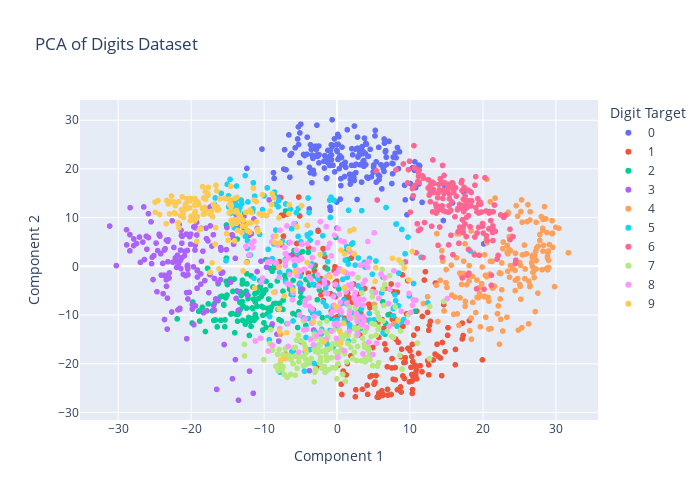

Notebook code cell kept with this figure:
### Markdown cell above
We can now plot the first two principal components of each point to learn about the data.

### Code cell
# Create a scatter plot 
fig = px.scatter(x=projected[:, 0], y=projected[:, 1], color=digits.target.astype(str),                 
                 labels={'color': 'Digit Target'},      # Labeling the color bar
                 width=700, height=500, title='PCA of Digits Dataset')

# Update the layout to add axis labels
fig.update_layout(xaxis_title='Component 1', yaxis_title='Component 2')

# Show color scale (color bar)
fig.update_traces(marker=dict(size=6, line=dict(width=0)), 
                  selector=dict(mode='markers'))

# Show the figure
fig.show()

### Figure 1 — Plotly figure (JSON) as saved in the notebook; plotly's stock layout.template omitted (floating-point values rounded to 4 significant figures; data arrays with more than 128 entries replaced by an {"elided": "..."} marker saying what was removed)
{"data": [{"hovertemplate": "Digit Target=0<br>x=%{x}<br>y=%{y}<extra></extra>", "legendgroup": "0", "marker": {"color": "#636efa", "line": {"width": 0}, "size": 6, "symbol": "circle"}, "mode": "markers", "name": "0", "showlegend": true, "type": "scattergl", "x": {"elided": "178 float values"}, "xaxis": "x", "y": {"elided": "178 float values"}, "yaxis": "y"}, {"hovertemplate": "Digit Target=1<br>x=%{x}<br>y=%{y}<extra></extra>", "legendgroup": "1", "marker": {"color": "#EF553B", "line": {"width": 0}, "size": 6, "symbol": "circle"}, "mode": "markers", "name": "1", "showlegend": true, "type": "scattergl", "x": {"elided": "182 float values"}, "xaxis": "x", "y": {"elided": "182 float values"}, "yaxis": "y"}, {"hovertemplate": "Digit Target=2<br>x=%{x}<br>y=%{y}<extra></extra>", "legendgroup": "2", "marker": {"color": "#00cc96", "line": {"width": 0}, "size": 6, "symbol": "circle"}, "mode": "markers", "name": "2", "showlegend": true, "type": "scattergl", "x": {"elided": "177 float values"}, "xaxis": "x", "y": {"elided": "177 float values"}, "yaxis": "y"}, {"hovertemplate": "Digit Target=3<br>x=%{x}<br>y=%{y}<extra></extra>", "legendgroup": "3", "marker": {"color": "#ab63fa", "line": {"width": 0}, "size": 6, "symbol": "circle"}, "mode": "markers", "name": "3", "showlegend": true, "type": "scattergl", "x": {"elided": "183 float values"}, "xaxis": "x", "y": {"elided": "183 float values"}, "yaxis": "y"}, {"hovertemplate": "Digit Target=4<br>x=%{x}<br>y=%{y}<extra></extra>", "legendgroup": "4", "marker": {"color": "#FFA15A", "line": {"width": 0}, "size": 6, "symbol": "circle"}, "mode": "markers", "name": "4", "showlegend": true, "type": "scattergl", "x": {"elided": "181 float values"}, "xaxis": "x", "y": {"elided": "181 float values"}, "yaxis": "y"}, {"hovertemplate": "Digit Target=5<br>x=%{x}<br>y=%{y}<extra></extra>", "legendgroup": "5", "marker": {"color": "#19d3f3", "line": {"width": 0}, "size": 6, "symbol": "circle"}, "mode": "markers", "name": "5", "showlegend": true, "type": "scattergl", "x": {"elided": "182 float values"}, "xaxis": "x", "y": {"elided": "182 float values"}, "yaxis": "y"}, {"hovertemplate": "Digit Target=6<br>x=%{x}<br>y=%{y}<extra></extra>", "legendgroup": "6", "marker": {"color": "#FF6692", "line": {"width": 0}, "size": 6, "symbol": "circle"}, "mode": "markers", "name": "6", "showlegend": true, "type": "scattergl", "x": {"elided": "181 float values"}, "xaxis": "x", "y": {"elided": "181 float values"}, "yaxis": "y"}, {"hovertemplate": "Digit Target=7<br>x=%{x}<br>y=%{y}<extra></extra>", "legendgroup": "7", "marker": {"color": "#B6E880", "line": {"width": 0}, "size": 6, "symbol": "circle"}, "mode": "markers", "name": "7", "showlegend": true, "type": "scattergl", "x": {"elided": "179 float values"}, "xaxis": "x", "y": {"elided": "179 float values"}, "yaxis": "y"}, {"hovertemplate": "Digit Target=8<br>x=%{x}<br>y=%{y}<extra></extra>", "legendgroup": "8", "marker": {"color": "#FF97FF", "line": {"width": 0}, "size": 6, "symbol": "circle"}, "mode": "markers", "name": "8", "showlegend": true, "type": "scattergl", "x": {"elided": "174 float values"}, "xaxis": "x", "y": {"elided": "174 float values"}, "yaxis": "y"}, {"hovertemplate": "Digit Target=9<br>x=%{x}<br>y=%{y}<extra></extra>", "legendgroup": "9", "marker": {"color": "#FECB52", "line": {"width": 0}, "size": 6, "symbol": "circle"}, "mode": "markers", "name": "9", "showlegend": true, "type": "scattergl", "x": {"elided": "180 float values"}, "xaxis": "x", "y": {"elided": "180 float values"}, "yaxis": "y"}], "layout": {"height": 500, "legend": {"title": {"text": "Digit Target"}, "tracegroupgap": 0}, "title": {"text": "PCA of Digits Dataset"}, "width": 700, "xaxis": {"anchor": "y", "domain": [0, 1], "title": {"text": "Component 1"}}, "yaxis": {"anchor": "x", "domain": [0, 1], "title": {"text": "Component 2"}}}}
